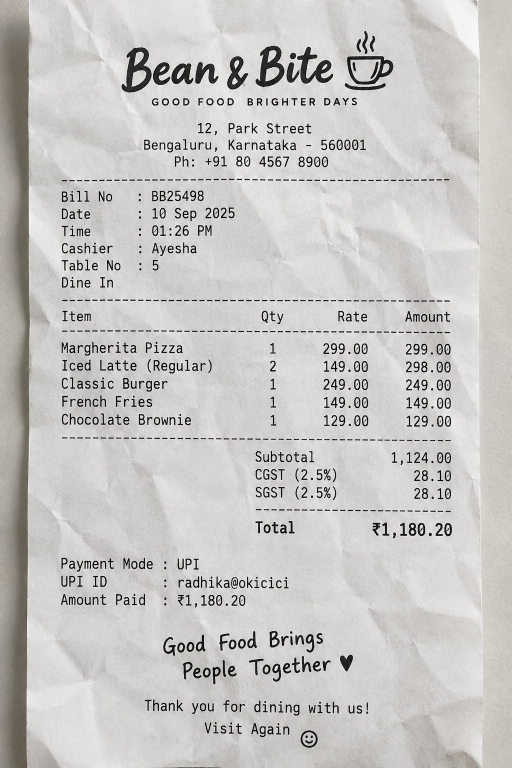
#> input picture apps/ai-engine/tests/fixtures/reciept.jpeg, 1024 x 1536 px (shown at 1/2 size)
$ python -i preprocessor.py   (imports and definitions only)
#> lines starting #> are read from the running program, lines starting #| are printed output that depends on the picture; after the words box and inside, x2 and y2 are one past the last pixel; in counts of white or black regions, pixels touching at a corner belong together
"""Image preprocessor for document OCR.

Handles:
  - Safe loading for JPG, JPEG, PNG, WEBP
  - EXIF orientation correction
  - Resolution upscaling for low-res receipts
  - Contrast enhancement via CLAHE
  - Denoising via bilateral filtering
  - Binarization / thresholding for optimal OCR text recognition
"""
import logging
from typing import Optional, Tuple
import numpy as np
from PIL import Image, ImageOps

try:
    import cv2
    _OPENCV_AVAILABLE = True
except ImportError:
    _OPENCV_AVAILABLE = False

logger = logging.getLogger("finsage.ocr.preprocessor")


def load_and_orient_image(image_path: str) -> Image.Image:
    """Load image from disk and apply EXIF orientation correction."""
#> called with image_path = '../../tests/fixtures/reciept.jpeg'
    img = Image.open(image_path)
#> img is the input picture: PIL image 1024x1536 RGB; mean R, G, B 199, 197.6, 194.8
    # Correct orientation if EXIF metadata specifies rotation
    try:
        img = ImageOps.exif_transpose(img)
    except Exception as exc:
        logger.debug(f"EXIF transpose skipped: {exc}")

    # Ensure RGB mode (handles RGBA, Palette, Greyscale, CMYK)
    if img.mode != "RGB":
        img = img.convert("RGB")
    return img


def preprocess_image_for_ocr(image_path: str) -> Tuple[Image.Image, Optional[Image.Image]]:
    """Preprocess image for OCR.

    Returns:
        (enhanced_image, thresholded_image)
        Both are PIL Image objects ready for OCR engines.
    """
    base_img = load_and_orient_image(image_path)
    w, h = base_img.size
#> w = 1024; h = 1536

    # Upscale low-resolution images (receipts with small fonts)
    if min(w, h) < 1000:
        scale_factor = max(1.5, min(2.5, 1600.0 / max(w, h, 1)))
        new_w = int(w * scale_factor)
        new_h = int(h * scale_factor)
        base_img = base_img.resize((new_w, new_h), Image.Resampling.LANCZOS)

    if not _OPENCV_AVAILABLE:
        # Fallback without OpenCV: Pillow auto-contrast
        try:
            enhanced = ImageOps.autocontrast(base_img, cutoff=2)
            return enhanced, None
        except Exception:
            return base_img, None

    # OpenCV preprocessing pipeline
    try:
        np_img = np.array(base_img)
        # Convert RGB to BGR for OpenCV
        bgr = cv2.cvtColor(np_img, cv2.COLOR_RGB2BGR)

        # Grayscale
        gray = cv2.cvtColor(bgr, cv2.COLOR_BGR2GRAY)

        # Light bilateral denoising (preserves text edges while removing sensor noise)
        denoised = cv2.bilateralFilter(gray, d=7, sigmaColor=50, sigmaSpace=50)

        # Contrast Limited Adaptive Histogram Equalization (CLAHE)
        clahe = cv2.createCLAHE(clipLimit=2.0, tileGridSize=(8, 8))
        contrast = clahe.apply(denoised)
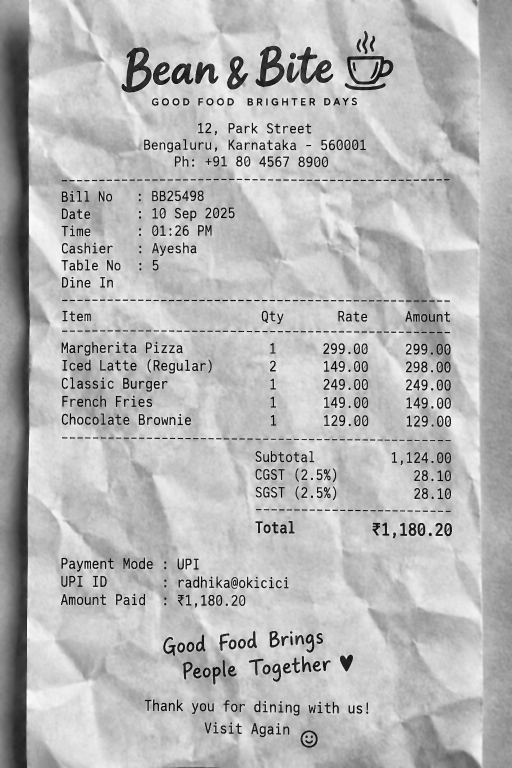
#> contrast: shape (1536, 1024) (shown at 1/2 size); min 1, max 251, mean 183.4

        # Otsu thresholding for a clean binarized black-and-white copy
        _, thresh = cv2.threshold(contrast, 0, 255, cv2.THRESH_BINARY + cv2.THRESH_OTSU)
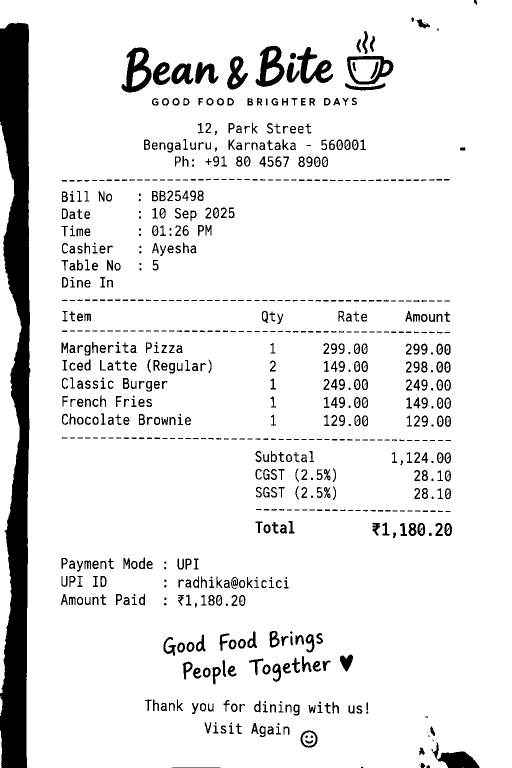
#> thresh: shape (1536, 1024) (shown at 1/2 size); 91.3% white; 791 black regions (79 under 20 px), largest, box (x1, y1, x2, y2) and area: (0, 45, 61, 1536) 59680, (243, 95, 303, 185) 2624, (511, 91, 569, 174) 2347

        enhanced_pil = Image.fromarray(contrast)
        thresh_pil = Image.fromarray(thresh)

        return enhanced_pil, thresh_pil
    except Exception as exc:
        logger.warning(f"OpenCV preprocessing error ({exc}), returning base image")
        return base_img, None

>>> result = preprocess_image_for_ocr('../../tests/fixtures/reciept.jpeg')
